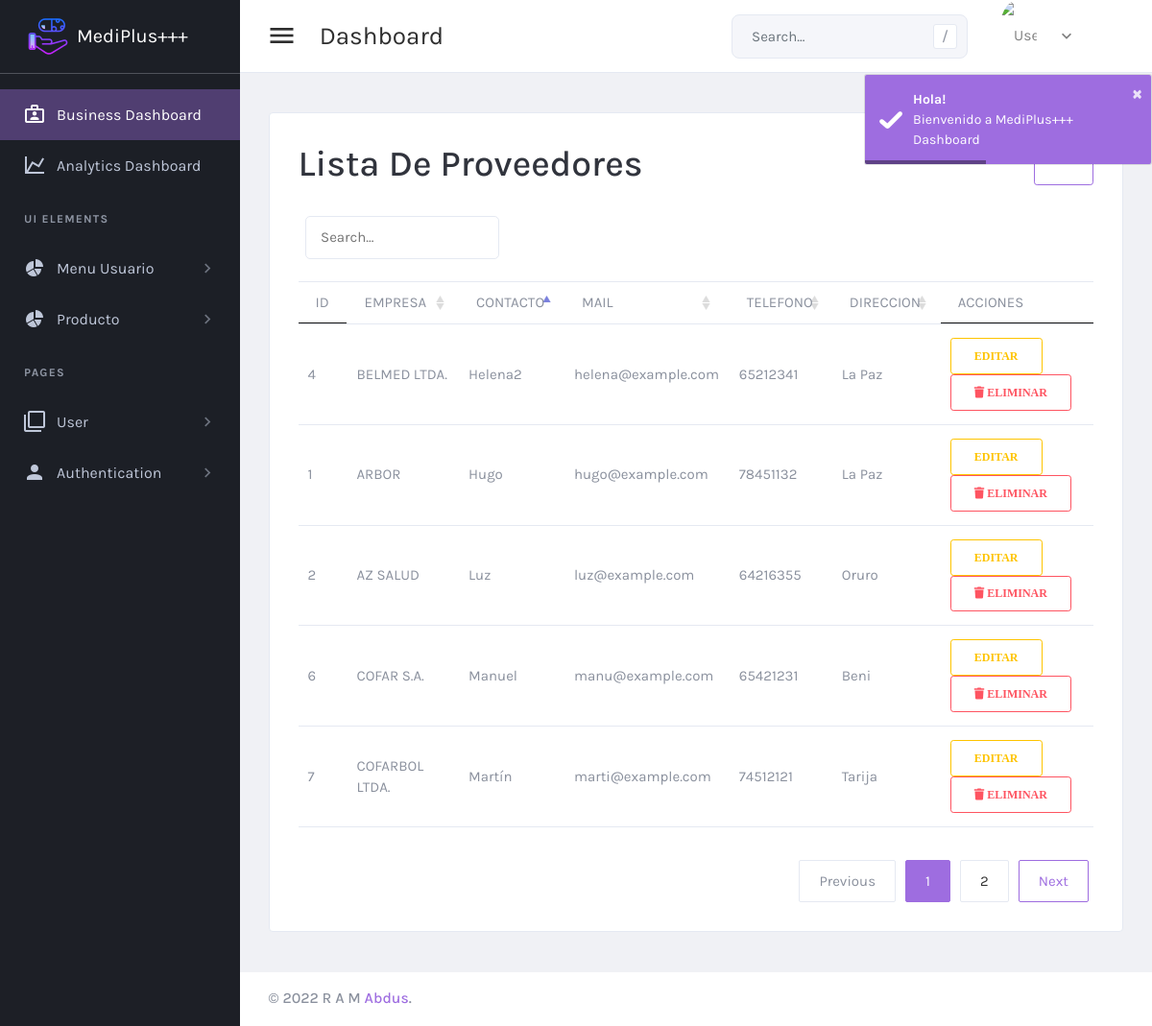
Page /controlador/proveedorLista.php (signed in) on the committed database.
### tables this page shows
CREATE TABLE `proveedor` (
  `id_proveedor` int(11) NOT NULL,
  `empresa` varchar(150) NOT NULL,
  `contacto` varchar(100) NOT NULL,
  `mail` varchar(100) NOT NULL,
  `telefono` varchar(45) NOT NULL,
  `direccion` varchar(100) NOT NULL,
  `estado` tinyint(4) NOT NULL
);

### controlador/proveedorLista.php (called while the page is built, shortened)
<?php
include("../modelo/proveedorClase.php");
$prov=new Proveedor("", "", "", "", "", "");
$r=$prov->listarProveedor();
include("../vista/proveedorLista.php");
?>

### modelo/proveedorClase.php (called while the page is built, shortened)
<?php
class Proveedor{
    public function listarProveedor(){
		$db = new Conexion();
		$sql = $db->query("SELECT * FROM proveedor");
		return $sql;
	}
}
?>

### vista/proveedorLista.php (the view)
<?php
include("../vista/components/header.php");
?>
<div class="card card-default">
  <div class="card-header ">
    <h1>Lista de Proveedores</h1>
    <a href="../vista/reportes/reporteproveedor.php"class="btn btn-sm btn-outline-primary" ><i class="mdi mdi-pencil-box"></i></a>
  </div>
  <div class="card-body">
      <table id="productsTable" class="table table-hover table-product" style="width:100%">
              <thead>
                  <td> ID </td>
                  <td> EMPRESA </td>
                  <td> CONTACTO </td>
                  <td> MAIL </td>
                  <td> TELEFONO </td>
                  <td> DIRECCION </td>
                  <td> ACCIONES </td>
              </thead>
              <tbody>
                  <?php
                  while ($fila = mysqli_fetch_array($r)) {
                      echo "<tr>";
                      echo " <td>" . $fila['id_proveedor'] . "</td>";
                      echo " <td>" . $fila['empresa'] . "</td>";
                      echo " <td>" . $fila['contacto'] . "</td>";
                      echo " <td>" . $fila['mail'] . "</td>";
                      echo " <td>" . $fila['telefono'] . "</td>";
                      echo " <td>" . $fila['direccion'] . "</td>";
                  ?>
                    <td>
                      <a href="../controlador/modificarProveedor.php?id=<?= $fila['id_proveedor'] ?>" class="btn btn-sm btn-outline-warning"><i class="fa fa-pencil-square" aria-hidden="true">EDITAR </i> </a>
                        <a onclick="return confirm('Desea eliminar este registro?');" href="eliminarProveedor.php?id=<?= $fila['id_proveedor'] ?>" class="btn btn-sm btn-outline-danger"><i class="fa fa-trash" aria-hidden="true"> ELIMINAR</i> </a>
                      </td>
                  <?php
                      echo "</tr>";
                  }
                  ?>
              </tbody>
          </table>
  </div>
</div>
<?php
include("../vista/components/footer.php");
?>

### rows in the picture
proveedor: id_proveedor "1", empresa "ARBOR", contacto "Hugo", mail "hugo@example.com", telefono "78451132", direccion "La Paz"
proveedor: id_proveedor "2", empresa "AZ SALUD", contacto "Luz", mail "luz@example.com", telefono "64216355", direccion "Oruro"
proveedor: id_proveedor "4", empresa "BELMED LTDA.", contacto "Helena2", mail "helena@example.com", telefono "65212341", direccion "La Paz"
proveedor: id_proveedor "6", empresa "COFAR S.A.", contacto "Manuel", mail "manu@example.com", telefono "65421231", direccion "Beni"
proveedor: id_proveedor "7", empresa "COFARBOL LTDA.", contacto "Martín", mail "marti@example.com", telefono "74512121", direccion "Tarija"
